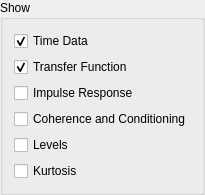
      <widget class="QGroupBox" name="show_groupbox">
       <property name="title">
        <string>Show</string>
       </property>
       <layout class="QVBoxLayout" name="verticalLayout_6">
        <item>
         <widget class="QCheckBox" name="time_data_checkbox">
          <property name="toolTip">
           <string>&lt;html&gt;&lt;head/&gt;&lt;body&gt;&lt;p&gt;&lt;span style=&quot; font-weight:600;&quot;&gt;Time Data&lt;/span&gt;&lt;/p&gt;&lt;p&gt;Check to show time data during the system identification.&lt;/p&gt;&lt;/body&gt;&lt;/html&gt;</string>
          </property>
          <property name="text">
           <string>Time Data</string>
          </property>
          <property name="checked">
           <bool>true</bool>
          </property>
         </widget>
        </item>
        <item>
         <widget class="QCheckBox" name="transfer_function_checkbox">
          <property name="toolTip">
           <string>&lt;html&gt;&lt;head/&gt;&lt;body&gt;&lt;p&gt;&lt;span style=&quot; font-weight:600;&quot;&gt;Transfer Function&lt;/span&gt;&lt;/p&gt;&lt;p&gt;Check to show transfer functions in the system identification.&lt;/p&gt;&lt;/body&gt;&lt;/html&gt;</string>
          </property>
          <property name="text">
           <string>Transfer Function</string>
          </property>
          <property name="checked">
           <bool>true</bool>
          </property>
         </widget>
        </item>
        <item>
         <widget class="QCheckBox" name="impulse_checkbox">
          <property name="toolTip">
           <string>&lt;html&gt;&lt;head/&gt;&lt;body&gt;&lt;p&gt;&lt;span style=&quot; font-weight:600;&quot;&gt;Impulse Response&lt;/span&gt;&lt;/p&gt;&lt;p&gt;Check to show the impulse response function, which is the IFFT of the transfer function.&lt;/p&gt;&lt;/body&gt;&lt;/html&gt;</string>
          </property>
          <property name="text">
           <string>Impulse Response</string>
          </property>
         </widget>
        </item>
        <item>
         <widget class="QCheckBox" name="coherence_checkbox">
          <property name="toolTip">
           <string>&lt;html&gt;&lt;head/&gt;&lt;body&gt;&lt;p&gt;&lt;span style=&quot; font-weight:600;&quot;&gt;Coherence and Conditioning&lt;/span&gt;&lt;/p&gt;&lt;p&gt;Check to show multiple coherence and condition number of the transfer function matrix.&lt;/p&gt;&lt;/body&gt;&lt;/html&gt;</string>
          </property>
          <property name="text">
           <string>Coherence and Conditioning</string>
          </property>
         </widget>
        </item>
        <item>
         <widget class="QCheckBox" name="levels_checkbox">
          <property name="toolTip">
           <string>&lt;html&gt;&lt;head/&gt;&lt;body&gt;&lt;p&gt;&lt;span style=&quot; font-weight:600;&quot;&gt;Levels&lt;/span&gt;&lt;/p&gt;&lt;p&gt;Check to show levels for system identification and noise characterization&lt;/p&gt;&lt;/body&gt;&lt;/html&gt;</string>
          </property>
          <property name="text">
           <string>Levels</string>
          </property>
         </widget>
        </item>
        <item>
         <widget class="QCheckBox" name="kurtosis_checkbox">
          <property name="toolTip">
           <string>&lt;html&gt;&lt;head/&gt;&lt;body&gt;&lt;p&gt;&lt;span style=&quot; font-weight:600;&quot;&gt;Kurtosis&lt;/span&gt;&lt;/p&gt;&lt;p&gt;Check to show kurtosis of response and reference channels.&lt;/p&gt;&lt;/body&gt;&lt;/html&gt;</string>
          </property>
          <property name="text">
           <string>Kurtosis</string>
          </property>
         </widget>
        </item>
       </layout>
      </widget>
